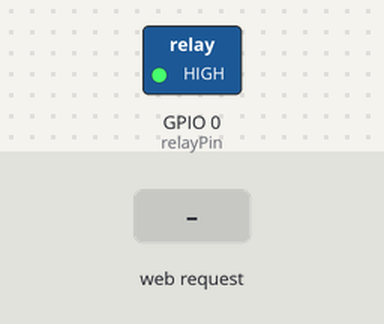
This sketch was run on a simulated ESP8266 (NodeMCU). On the bench: switched loads named in the sketch (green lamp = pin HIGH). The test bench sets the inputs (shaded band). WiFi joins after 1.5 s; servers stay silent unless stated; what the sketch prints to the serial monitor is not drawn.

Above: at 3.7 s.
3.8 s: HTTP request GET /set received
At 4.1 s:
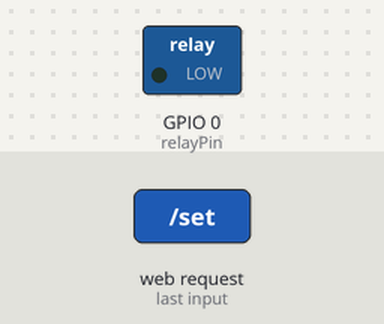
5.3 s: HTTP request GET /set?status=1 received
At 6.5 s:
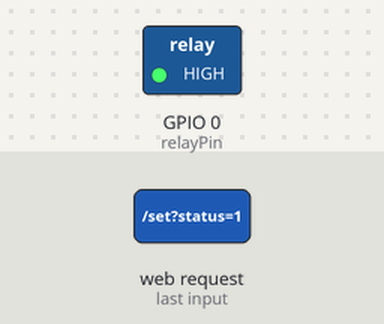
6.8 s: HTTP request GET /set?status=0 received
At 7.6 s:
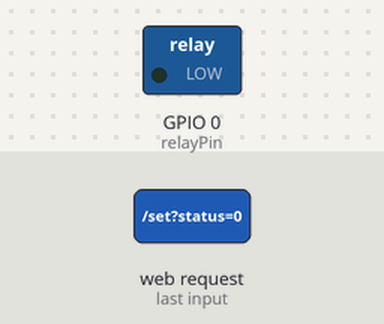
Timing chart, 0 to 9.8 s (numbered marks = the images above; inputs shaded):
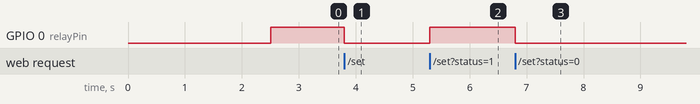

Measured:
- after the input at 3.8 s, GPIO 0 (relayPin): HIGH → LOW at once
- after the input at 5.3 s, GPIO 0 (relayPin): LOW → HIGH at once
- after the input at 6.8 s, GPIO 0 (relayPin): HIGH → LOW at once

The sketch:

espServerSwitcher.ino
```cpp
#include <ESP8266WiFi.h>
#include <ESP8266WebServer.h>
#include <ArduinoJson.h>

#define SSID "ssid"
#define PASSWORD "password"
#define NAME "esp"

String id = SSID;
String pass = PASSWORD;
String name = NAME;

ESP8266WebServer server(5555);  //esp port in local network

IPAddress local_IP(192, 168, 1, 185);  //set static esp local address
IPAddress gateway(192, 168, 1, 1);
IPAddress subnet(255, 255, 0, 0);
IPAddress primaryDNS(8, 8, 8, 8);
IPAddress secondaryDNS(8, 8, 4, 4);

byte relayPin = 0;

WiFiEventHandler wifiConnectHandler;
WiFiEventHandler wifiDisconnectHandler;

void onWifiConnect(const WiFiEventStationModeGotIP& event) {
  Serial.println("Connected to Wi-Fi sucessfully.");
  Serial.print("IP address: ");
  Serial.println(WiFi.localIP());
}

void onWifiDisconnect(const WiFiEventStationModeDisconnected& event) {
  Serial.println("Disconnected from Wi-Fi, trying to connect...");
  WiFi.disconnect();
  WiFi.begin(SSID, PASSWORD);
}

void sendData() {
  byte status = digitalRead(relayPin);

  StaticJsonDocument<300> JSONData;

  JSONData["status"] = status;

  JSONData["name"] = name;

  JSONData["type"] = "toggle";

  char data[300];
  serializeJson(JSONData, data);
  server.send(200, "application/json", data);
}

void receiveData() {
  StaticJsonDocument<300> JSONData;

  String receivedString = server.arg("status");

  int receivedInt = receivedString.toInt();

  digitalWrite(relayPin, receivedInt);
  JSONData["status"] = receivedInt;

  char data[300];
  serializeJson(JSONData, data);
  server.send(200, "application/json", data);
}

void setup() {
  Serial.begin(9600);

  wifiConnectHandler = WiFi.onStationModeGotIP(onWifiConnect);
  wifiDisconnectHandler = WiFi.onStationModeDisconnected(onWifiDisconnect);

  WiFi.begin(SSID, PASSWORD);
  if (!WiFi.config(local_IP, gateway, subnet, primaryDNS, secondaryDNS)) {
    Serial.println("STA Failed to configure");
  }
  while (WiFi.status() != WL_CONNECTED) {
    Serial.println("Connecting");
    delay(1000);
  }
  Serial.println("Connected to");
  Serial.println(WiFi.localIP());
  delay(500);
  server.on("/relay", HTTP_GET, sendData);
  server.on("/set", HTTP_GET, receiveData);
  server.begin();

  pinMode(relayPin, OUTPUT);
  digitalWrite(relayPin, HIGH);
}

void loop() {
  server.handleClient();
}
```
